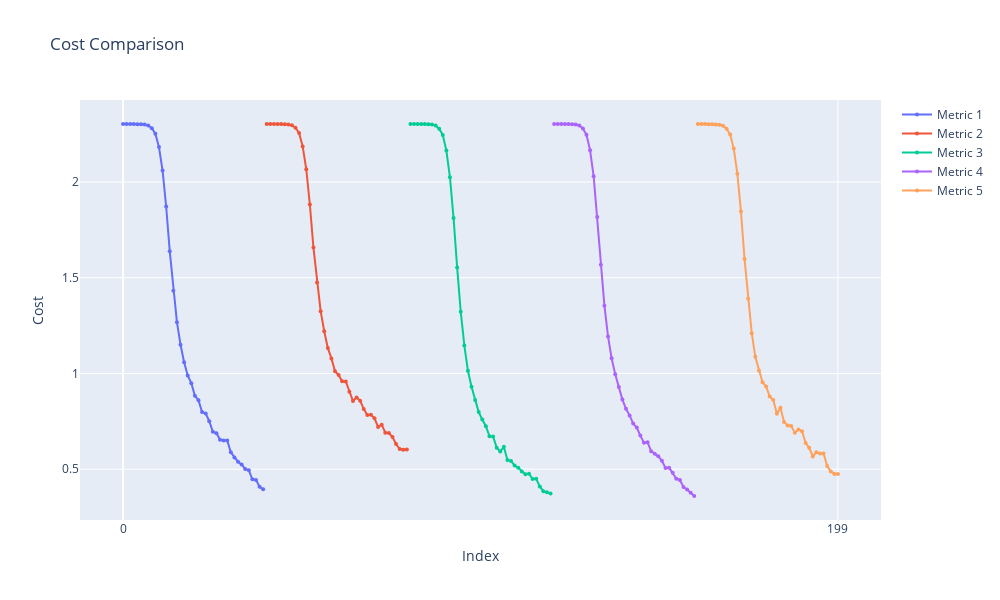
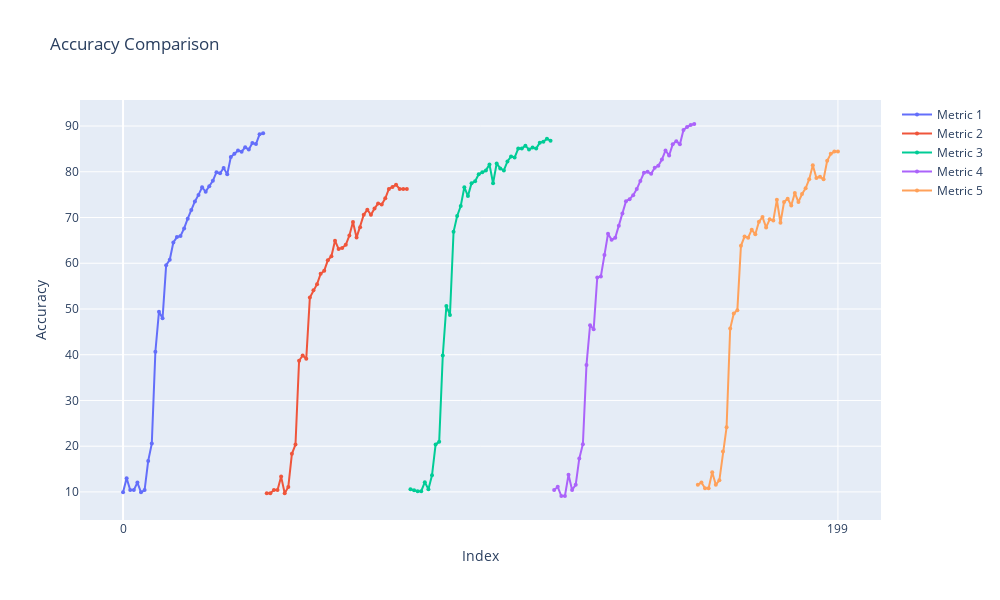
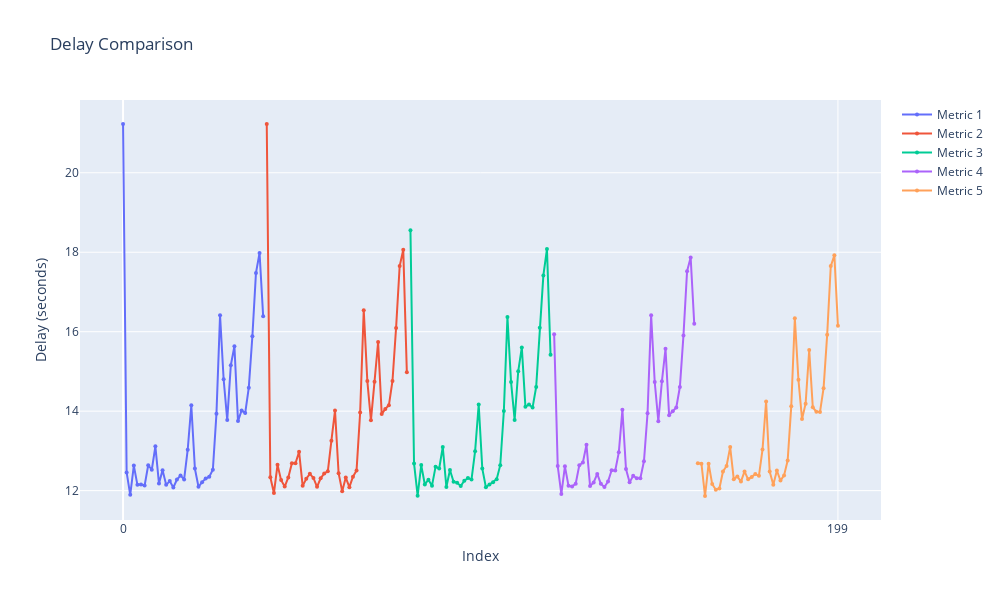

Notebook code for these charts, in order:
### Code cell
import pandas as pd
import plotly.graph_objects as go

# List of file names
file_names = [f'metric{i}.csv' for i in range(1, 6)]

# Read and tag each file
dataframes = []
for i, file in enumerate(file_names, start=1):
    df = pd.read_csv(file)
    df['Source'] = f'Metric {i}'
    dataframes.append(df)

# Combine all data
combined_df = pd.concat(dataframes, ignore_index=True)

# **Cost Comparison** - Separate graph
cost_fig = go.Figure()
for label, group in combined_df.groupby('Source'):
    cost_fig.add_trace(go.Scatter(
        x=group.index,
        y=group['cost'],
        mode='lines+markers',
        name=label,
        marker=dict(size=4),  # Reduced marker size
        hovertemplate='Index: %{x}<br>Cost: %{y}<extra></extra>'
    ))

cost_fig.update_xaxes(tickvals=[0, len(combined_df) - 1])
cost_fig.update_layout(
    title="Cost Comparison",
    xaxis_title="Index",
    yaxis_title="Cost",
    showlegend=True,
    width=1000,   # Increased graph width
    height=600    # Increased graph height
)
cost_fig.show()

# **Accuracy Comparison** - Separate graph
accuracy_fig = go.Figure()
for label, group in combined_df.groupby('Source'):
    scaled_accuracy = group['accuracy'] * 100  # Scale accuracy
    accuracy_fig.add_trace(go.Scatter(
        x=group.index,
        y=scaled_accuracy,
        mode='lines+markers',
        name=label,
        marker=dict(size=4),  # Reduced marker size
        hovertemplate='Index: %{x}<br>Accuracy: %{y:.2f}<extra></extra>'
    ))

accuracy_fig.update_xaxes(tickvals=[0, len(combined_df) - 1])
accuracy_fig.update_layout(
    title="Accuracy Comparison",
    xaxis_title="Index",
    yaxis_title="Accuracy",
    showlegend=True,
    width=1000,
    height=600
)
accuracy_fig.show()

# **Delay Comparison** - Separate graph
delay_fig = go.Figure()
for label, group in combined_df.groupby('Source'):
    if 'delay' in group.columns:
        delay_fig.add_trace(go.Scatter(
            x=group.index,
            y=group['delay'],
            mode='lines+markers',
            name=label,
            marker=dict(size=4),  # Reduced marker size
            hovertemplate='Index: %{x}<br>Delay: %{y:.2f}<extra></extra>'
        ))

delay_fig.update_xaxes(tickvals=[0, len(combined_df) - 1])
delay_fig.update_layout(
    title="Delay Comparison",
    xaxis_title="Index",
    yaxis_title="Delay (seconds)",
    showlegend=True,
    width=1000,
    height=600
)
delay_fig.show()

### Figure 1 — Plotly figure (JSON) as saved in the notebook; plotly's stock layout.template omitted (floating-point values rounded to 4 significant figures)
{"data": [{"hovertemplate": "Index: %{x}<br>Cost: %{y}<extra></extra>", "marker": {"size": 4}, "mode": "lines+markers", "name": "Metric 1", "type": "scatter", "x": [0, 1, 2, 3, 4, 5, 6, 7, 8, 9, 10, 11, 12, 13, 14, 15, 16, 17, 18, 19, 20, 21, 22, 23, 24, 25, 26, 27, 28, 29, 30, 31, 32, 33, 34, 35, 36, 37, 38, 39], "y": [2.302, 2.302, 2.302, 2.302, 2.302, 2.301, 2.299, 2.295, 2.28, 2.252, 2.182, 2.06, 1.872, 1.638, 1.432, 1.268, 1.15, 1.059, 0.9897, 0.9491, 0.8832, 0.8601, 0.7981, 0.7915, 0.7505, 0.6956, 0.6884, 0.6538, 0.6497, 0.65, 0.5884, 0.561, 0.5391, 0.5249, 0.5012, 0.4949, 0.4471, 0.4443, 0.4084, 0.3948]}, {"hovertemplate": "Index: %{x}<br>Cost: %{y}<extra></extra>", "marker": {"size": 4}, "mode": "lines+markers", "name": "Metric 2", "type": "scatter", "x": [40, 41, 42, 43, 44, 45, 46, 47, 48, 49, 50, 51, 52, 53, 54, 55, 56, 57, 58, 59, 60, 61, 62, 63, 64, 65, 66, 67, 68, 69, 70, 71, 72, 73, 74, 75, 76, 77, 78, 79], "y": [2.303, 2.303, 2.303, 2.302, 2.302, 2.302, 2.3, 2.296, 2.283, 2.256, 2.186, 2.066, 1.882, 1.657, 1.475, 1.325, 1.221, 1.133, 1.079, 1.012, 0.9913, 0.9595, 0.9579, 0.9044, 0.8562, 0.8743, 0.858, 0.8141, 0.7828, 0.7837, 0.7656, 0.7206, 0.7325, 0.6908, 0.6887, 0.6683, 0.6314, 0.6054, 0.6015, 0.6025]}, {"hovertemplate": "Index: %{x}<br>Cost: %{y}<extra></extra>", "marker": {"size": 4}, "mode": "lines+markers", "name": "Metric 3", "type": "scatter", "x": [80, 81, 82, 83, 84, 85, 86, 87, 88, 89, 90, 91, 92, 93, 94, 95, 96, 97, 98, 99, 100, 101, 102, 103, 104, 105, 106, 107, 108, 109, 110, 111, 112, 113, 114, 115, 116, 117, 118, 119], "y": [2.303, 2.302, 2.302, 2.302, 2.302, 2.301, 2.299, 2.294, 2.278, 2.246, 2.164, 2.025, 1.811, 1.554, 1.322, 1.146, 1.014, 0.931, 0.8616, 0.7985, 0.7591, 0.7242, 0.6721, 0.6713, 0.6126, 0.5922, 0.617, 0.5484, 0.5423, 0.5192, 0.5074, 0.4884, 0.4741, 0.4763, 0.4491, 0.4496, 0.4093, 0.3854, 0.3797, 0.3738]}, {"hovertemplate": "Index: %{x}<br>Cost: %{y}<extra></extra>", "marker": {"size": 4}, "mode": "lines+markers", "name": "Metric 4", "type": "scatter", "x": [120, 121, 122, 123, 124, 125, 126, 127, 128, 129, 130, 131, 132, 133, 134, 135, 136, 137, 138, 139, 140, 141, 142, 143, 144, 145, 146, 147, 148, 149, 150, 151, 152, 153, 154, 155, 156, 157, 158, 159], "y": [2.303, 2.303, 2.302, 2.302, 2.302, 2.301, 2.3, 2.295, 2.279, 2.247, 2.166, 2.03, 1.817, 1.568, 1.353, 1.194, 1.08, 0.9956, 0.9287, 0.8635, 0.8152, 0.7811, 0.7384, 0.7176, 0.6756, 0.6388, 0.6404, 0.5943, 0.5803, 0.5682, 0.544, 0.5064, 0.508, 0.4812, 0.4503, 0.444, 0.4074, 0.394, 0.3775, 0.3601]}, {"hovertemplate": "Index: %{x}<br>Cost: %{y}<extra></extra>", "marker": {"size": 4}, "mode": "lines+markers", "name": "Metric 5", "type": "scatter", "x": [160, 161, 162, 163, 164, 165, 166, 167, 168, 169, 170, 171, 172, 173, 174, 175, 176, 177, 178, 179, 180, 181, 182, 183, 184, 185, 186, 187, 188, 189, 190, 191, 192, 193, 194, 195, 196, 197, 198, 199], "y": [2.302, 2.302, 2.302, 2.302, 2.301, 2.301, 2.298, 2.293, 2.278, 2.248, 2.174, 2.043, 1.845, 1.598, 1.39, 1.21, 1.087, 1.016, 0.9535, 0.9323, 0.88, 0.8614, 0.79, 0.8216, 0.7464, 0.7287, 0.7252, 0.6903, 0.7078, 0.6983, 0.6369, 0.6119, 0.5666, 0.5889, 0.5825, 0.5826, 0.5169, 0.4886, 0.4748, 0.4745]}], "layout": {"height": 600, "showlegend": true, "title": {"text": "Cost Comparison"}, "width": 1000, "xaxis": {"tickvals": [0, 199], "title": {"text": "Index"}}, "yaxis": {"title": {"text": "Cost"}}}}

### Figure 2 — Plotly figure (JSON) as saved in the notebook; plotly's stock layout.template omitted (floating-point values rounded to 4 significant figures)
{"data": [{"hovertemplate": "Index: %{x}<br>Accuracy: %{y:.2f}<extra></extra>", "marker": {"size": 4}, "mode": "lines+markers", "name": "Metric 1", "type": "scatter", "x": [0, 1, 2, 3, 4, 5, 6, 7, 8, 9, 10, 11, 12, 13, 14, 15, 16, 17, 18, 19, 20, 21, 22, 23, 24, 25, 26, 27, 28, 29, 30, 31, 32, 33, 34, 35, 36, 37, 38, 39], "y": [9.929, 13.0, 10.4, 10.4, 12.06, 9.929, 10.4, 16.78, 20.57, 40.66, 49.41, 47.99, 59.57, 60.76, 64.54, 65.72, 65.96, 67.61, 69.74, 71.63, 73.52, 74.94, 76.6, 75.65, 76.83, 78.01, 79.91, 79.67, 80.85, 79.43, 83.22, 83.92, 84.63, 84.4, 85.34, 84.87, 86.29, 86.05, 88.18, 88.42]}, {"hovertemplate": "Index: %{x}<br>Accuracy: %{y:.2f}<extra></extra>", "marker": {"size": 4}, "mode": "lines+markers", "name": "Metric 2", "type": "scatter", "x": [40, 41, 42, 43, 44, 45, 46, 47, 48, 49, 50, 51, 52, 53, 54, 55, 56, 57, 58, 59, 60, 61, 62, 63, 64, 65, 66, 67, 68, 69, 70, 71, 72, 73, 74, 75, 76, 77, 78, 79], "y": [9.729, 9.729, 10.41, 10.41, 13.35, 9.729, 11.09, 18.33, 20.36, 38.69, 39.82, 39.14, 52.49, 54.07, 55.43, 57.69, 58.37, 60.63, 61.54, 64.93, 63.12, 63.35, 64.03, 66.06, 69.0, 65.61, 67.87, 70.59, 71.72, 70.59, 71.95, 73.08, 72.85, 74.21, 76.24, 76.7, 77.15, 76.24, 76.24, 76.24]}, {"hovertemplate": "Index: %{x}<br>Accuracy: %{y:.2f}<extra></extra>", "marker": {"size": 4}, "mode": "lines+markers", "name": "Metric 3", "type": "scatter", "x": [80, 81, 82, 83, 84, 85, 86, 87, 88, 89, 90, 91, 92, 93, 94, 95, 96, 97, 98, 99, 100, 101, 102, 103, 104, 105, 106, 107, 108, 109, 110, 111, 112, 113, 114, 115, 116, 117, 118, 119], "y": [10.61, 10.39, 10.17, 10.17, 12.12, 10.61, 13.64, 20.35, 21.0, 39.83, 50.65, 48.7, 66.88, 70.35, 72.51, 76.62, 74.68, 77.49, 77.92, 79.44, 79.87, 80.3, 81.6, 77.49, 81.82, 80.74, 80.3, 82.25, 83.33, 83.12, 85.06, 85.06, 85.71, 84.85, 85.28, 85.06, 86.36, 86.58, 87.23, 86.8]}, {"hovertemplate": "Index: %{x}<br>Accuracy: %{y:.2f}<extra></extra>", "marker": {"size": 4}, "mode": "lines+markers", "name": "Metric 4", "type": "scatter", "x": [120, 121, 122, 123, 124, 125, 126, 127, 128, 129, 130, 131, 132, 133, 134, 135, 136, 137, 138, 139, 140, 141, 142, 143, 144, 145, 146, 147, 148, 149, 150, 151, 152, 153, 154, 155, 156, 157, 158, 159], "y": [10.44, 11.11, 9.111, 9.111, 13.78, 10.44, 11.56, 17.33, 20.44, 37.78, 46.44, 45.56, 56.89, 57.11, 61.78, 66.44, 65.11, 65.56, 68.22, 70.89, 73.56, 74.0, 74.89, 76.22, 78.0, 79.78, 80.0, 79.56, 80.89, 81.33, 82.67, 84.67, 83.56, 86.0, 86.67, 86.0, 89.11, 89.78, 90.22, 90.44]}, {"hovertemplate": "Index: %{x}<br>Accuracy: %{y:.2f}<extra></extra>", "marker": {"size": 4}, "mode": "lines+markers", "name": "Metric 5", "type": "scatter", "x": [160, 161, 162, 163, 164, 165, 166, 167, 168, 169, 170, 171, 172, 173, 174, 175, 176, 177, 178, 179, 180, 181, 182, 183, 184, 185, 186, 187, 188, 189, 190, 191, 192, 193, 194, 195, 196, 197, 198, 199], "y": [11.56, 12.06, 10.8, 10.8, 14.32, 11.56, 12.56, 18.84, 24.12, 45.73, 48.99, 49.75, 63.82, 65.83, 65.58, 67.34, 66.33, 69.1, 70.1, 67.84, 69.6, 69.35, 73.87, 68.84, 73.37, 74.12, 72.61, 75.38, 73.37, 75.13, 76.38, 78.39, 81.41, 78.64, 78.89, 78.39, 82.41, 83.92, 84.42, 84.42]}], "layout": {"height": 600, "showlegend": true, "title": {"text": "Accuracy Comparison"}, "width": 1000, "xaxis": {"tickvals": [0, 199], "title": {"text": "Index"}}, "yaxis": {"title": {"text": "Accuracy"}}}}

### Figure 3 — Plotly figure (JSON) as saved in the notebook; plotly's stock layout.template omitted (floating-point values rounded to 4 significant figures)
{"data": [{"hovertemplate": "Index: %{x}<br>Delay: %{y:.2f}<extra></extra>", "marker": {"size": 4}, "mode": "lines+markers", "name": "Metric 1", "type": "scatter", "x": [0, 1, 2, 3, 4, 5, 6, 7, 8, 9, 10, 11, 12, 13, 14, 15, 16, 17, 18, 19, 20, 21, 22, 23, 24, 25, 26, 27, 28, 29, 30, 31, 32, 33, 34, 35, 36, 37, 38, 39], "y": [21.23, 12.46, 11.9, 12.63, 12.15, 12.15, 12.13, 12.64, 12.53, 13.12, 12.18, 12.52, 12.15, 12.24, 12.08, 12.28, 12.38, 12.28, 13.03, 14.15, 12.55, 12.1, 12.21, 12.31, 12.35, 12.53, 13.93, 16.41, 14.8, 13.78, 15.16, 15.64, 13.75, 14.02, 13.95, 14.59, 15.89, 17.48, 17.98, 16.39]}, {"hovertemplate": "Index: %{x}<br>Delay: %{y:.2f}<extra></extra>", "marker": {"size": 4}, "mode": "lines+markers", "name": "Metric 2", "type": "scatter", "x": [40, 41, 42, 43, 44, 45, 46, 47, 48, 49, 50, 51, 52, 53, 54, 55, 56, 57, 58, 59, 60, 61, 62, 63, 64, 65, 66, 67, 68, 69, 70, 71, 72, 73, 74, 75, 76, 77, 78, 79], "y": [21.23, 12.33, 11.94, 12.65, 12.26, 12.1, 12.33, 12.69, 12.69, 12.98, 12.12, 12.3, 12.42, 12.32, 12.1, 12.31, 12.43, 12.49, 13.26, 14.01, 12.44, 11.99, 12.33, 12.09, 12.35, 12.51, 13.97, 16.54, 14.76, 13.77, 14.74, 15.74, 13.93, 14.06, 14.15, 14.76, 16.1, 17.65, 18.06, 14.98]}, {"hovertemplate": "Index: %{x}<br>Delay: %{y:.2f}<extra></extra>", "marker": {"size": 4}, "mode": "lines+markers", "name": "Metric 3", "type": "scatter", "x": [80, 81, 82, 83, 84, 85, 86, 87, 88, 89, 90, 91, 92, 93, 94, 95, 96, 97, 98, 99, 100, 101, 102, 103, 104, 105, 106, 107, 108, 109, 110, 111, 112, 113, 114, 115, 116, 117, 118, 119], "y": [18.56, 12.68, 11.87, 12.64, 12.16, 12.27, 12.13, 12.6, 12.56, 13.1, 12.09, 12.52, 12.22, 12.2, 12.12, 12.25, 12.32, 12.28, 12.99, 14.17, 12.55, 12.08, 12.15, 12.21, 12.29, 12.64, 14.0, 16.37, 14.74, 13.78, 15.0, 15.6, 14.11, 14.17, 14.09, 14.61, 16.1, 17.42, 18.08, 15.42]}, {"hovertemplate": "Index: %{x}<br>Delay: %{y:.2f}<extra></extra>", "marker": {"size": 4}, "mode": "lines+markers", "name": "Metric 4", "type": "scatter", "x": [120, 121, 122, 123, 124, 125, 126, 127, 128, 129, 130, 131, 132, 133, 134, 135, 136, 137, 138, 139, 140, 141, 142, 143, 144, 145, 146, 147, 148, 149, 150, 151, 152, 153, 154, 155, 156, 157, 158, 159], "y": [15.94, 12.62, 11.91, 12.61, 12.12, 12.11, 12.17, 12.64, 12.71, 13.16, 12.12, 12.21, 12.42, 12.17, 12.09, 12.23, 12.51, 12.5, 12.96, 14.03, 12.54, 12.21, 12.38, 12.31, 12.31, 12.74, 13.95, 16.41, 14.73, 13.75, 14.76, 15.57, 13.9, 14.0, 14.09, 14.61, 15.91, 17.52, 17.87, 16.2]}, {"hovertemplate": "Index: %{x}<br>Delay: %{y:.2f}<extra></extra>", "marker": {"size": 4}, "mode": "lines+markers", "name": "Metric 5", "type": "scatter", "x": [160, 161, 162, 163, 164, 165, 166, 167, 168, 169, 170, 171, 172, 173, 174, 175, 176, 177, 178, 179, 180, 181, 182, 183, 184, 185, 186, 187, 188, 189, 190, 191, 192, 193, 194, 195, 196, 197, 198, 199], "y": [12.69, 12.68, 11.86, 12.68, 12.16, 12.02, 12.05, 12.48, 12.62, 13.1, 12.29, 12.36, 12.23, 12.48, 12.28, 12.34, 12.42, 12.37, 13.03, 14.24, 12.48, 12.15, 12.51, 12.25, 12.38, 12.76, 14.12, 16.34, 14.79, 13.8, 14.19, 15.54, 14.1, 13.99, 13.98, 14.58, 15.92, 17.65, 17.92, 16.15]}], "layout": {"height": 600, "showlegend": true, "title": {"text": "Delay Comparison"}, "width": 1000, "xaxis": {"tickvals": [0, 199], "title": {"text": "Index"}}, "yaxis": {"title": {"text": "Delay (seconds)"}}}}
